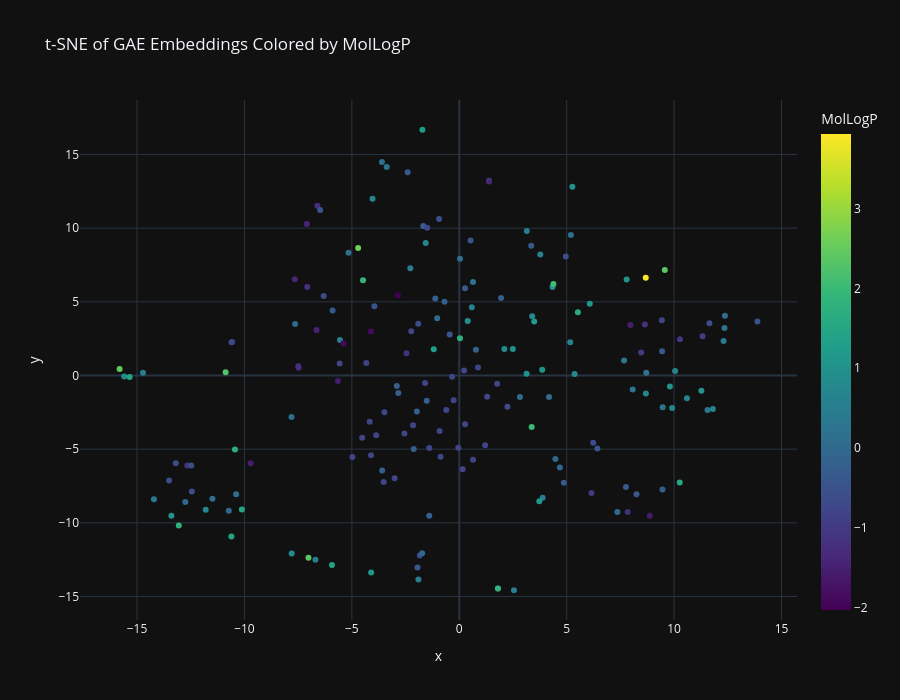

The notebook cell saved with this chart:
### Code cell
# 3. Color by a specific descriptor to see chemical patterns
print("Coloring embeddings by MolLogP (hydrophobicity)...")

# Find MolLogP descriptor index
if 'MolLogP' in descriptor_names:
    logp_idx = descriptor_names.index('MolLogP')
    logp_values = desc_array[:, logp_idx]
    
    df_plot = pd.DataFrame(emb_tsne, columns=['x', 'y'])
    df_plot['SMILES'] = fragment_smiles
    df_plot['MolLogP'] = logp_values.tolist()
    
    fig = px.scatter(df_plot, x='x', y='y', hover_name='SMILES', color='MolLogP',
                     color_continuous_scale='Viridis',
                     title='t-SNE of GAE Embeddings Colored by MolLogP',
                     width=900, height=700)
    fig.show()
else:
    print("MolLogP not found in descriptor names")

### Figure 1 — Plotly figure (JSON) as saved in the notebook; plotly's stock layout.template omitted (floating-point values rounded to 4 significant figures; data arrays with more than 128 entries replaced by an {"elided": "..."} marker saying what was removed)
{"data": [{"hovertemplate": "<b>%{hovertext}</b><br><br>x=%{x}<br>y=%{y}<br>MolLogP=%{marker.color}<extra></extra>", "hovertext": {"elided": "185 str values"}, "legendgroup": "", "marker": {"color": {"elided": "185 float values"}, "coloraxis": "coloraxis", "symbol": "circle"}, "mode": "markers", "name": "", "orientation": "v", "showlegend": false, "x": {"elided": "185 float values"}, "xaxis": "x", "y": {"elided": "185 float values"}, "yaxis": "y", "type": "scatter"}], "layout": {"xaxis": {"anchor": "y", "domain": [0.0, 1.0], "title": {"text": "x"}}, "yaxis": {"anchor": "x", "domain": [0.0, 1.0], "title": {"text": "y"}}, "coloraxis": {"colorbar": {"title": {"text": "MolLogP"}}, "colorscale": [[0.0, "#440154"], [0.1111, "#482878"], [0.2222, "#3e4989"], [0.3333, "#31688e"], [0.4444, "#26828e"], [0.5556, "#1f9e89"], [0.6667, "#35b779"], [0.7778, "#6ece58"], [0.8889, "#b5de2b"], [1.0, "#fde725"]]}, "legend": {"tracegroupgap": 0}, "title": {"text": "t-SNE of GAE Embeddings Colored by MolLogP"}, "height": 700, "width": 900}}
